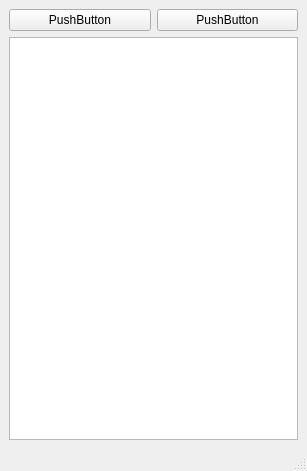
<?xml version="1.0" encoding="UTF-8"?>
<ui version="4.0">
 <class>MainWindow</class>
 <widget class="QMainWindow" name="MainWindow">
  <property name="geometry">
   <rect>
    <x>0</x>
    <y>0</y>
    <width>307</width>
    <height>471</height>
   </rect>
  </property>
  <property name="windowTitle">
   <string>MainWindow</string>
  </property>
  <widget class="QWidget" name="centralwidget">
   <layout class="QGridLayout" name="gridLayout">
    <item row="0" column="0">
     <layout class="QVBoxLayout" name="verticalLayout">
      <item>
       <layout class="QHBoxLayout" name="horizontalLayout">
        <item>
         <widget class="QPushButton" name="pushButton">
          <property name="text">
           <string>PushButton</string>
          </property>
         </widget>
        </item>
        <item>
         <widget class="QPushButton" name="pushButton_2">
          <property name="text">
           <string>PushButton</string>
          </property>
         </widget>
        </item>
       </layout>
      </item>
     </layout>
    </item>
    <item row="1" column="0">
     <widget class="QListView" name="listView"/>
    </item>
   </layout>
  </widget>
  <widget class="QStatusBar" name="statusbar"/>
 </widget>
 <resources/>
 <connections/>
</ui>
